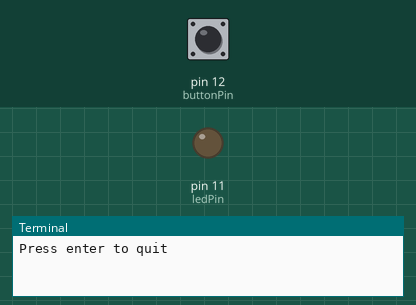
Recording of a program running on a simulated Raspberry Pi (header pin numbers). Parts: output pins drawn as LEDs (lit = HIGH), the last lines printed to the terminal. The inputs (shaded band) are chosen by the test bench; at power-on: pin 12 (buttonPin) LOW.

Above: at 1.2 s.
1.3 s: pin 12 (buttonPin) pulled HIGH for 0.15 s
At 2.6 s:
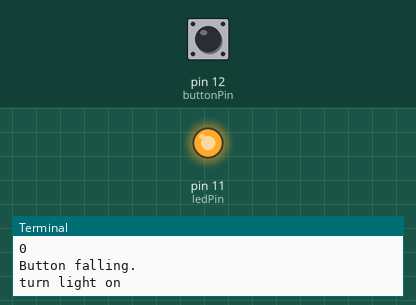
2.9 s: pin 12 (buttonPin) pulled HIGH for 1 s
At 5.1 s:
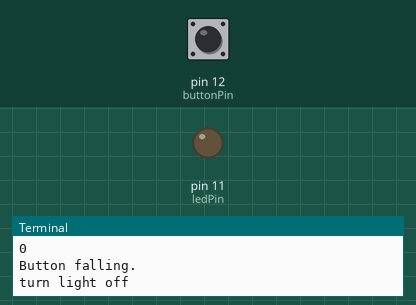
5.4 s: pin 12 (buttonPin) pulled HIGH for 3.2 s
At 10.0 s:
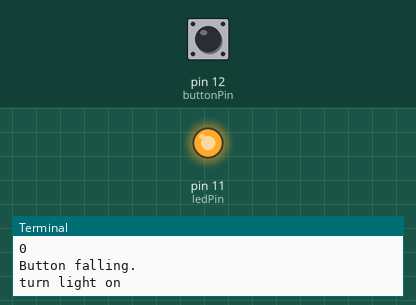
Timing chart, 0 to 11.5 s (numbered marks = the images above; inputs shaded):
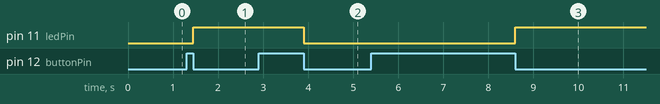

Measured:
- after the input at 1.3 s, pin 11 (ledPin): LOW → HIGH after 0.15 s
- after the input at 2.9 s, pin 11 (ledPin): HIGH → LOW after 1.0 s
- after the input at 5.4 s, pin 11 (ledPin): LOW → HIGH after 3.2 s

The program:

button.py
```python
import RPi.GPIO as GPIO # Import Raspberry Pi GPIO library

ledPin = 11
buttonPin = 12
lightOn = False

def handleButton(channel):
    global lightOn
    print(GPIO.input(buttonPin))
    if not GPIO.input(buttonPin):
        print("Button falling.")
        if lightOn:
            print("turn light off")
            GPIO.output(ledPin,GPIO.LOW)
            lightOn = False
        else:
            print("turn light on")
            GPIO.output(ledPin,GPIO.HIGH)
            lightOn = True


GPIO.setwarnings(False) # Ignore warning for now
GPIO.setmode(GPIO.BOARD) # Use physical pin numbering
GPIO.setup(buttonPin, GPIO.IN, pull_up_down=GPIO.PUD_DOWN) # Set pin 10 to be an input pin and set initial value to be pulled low (off)
GPIO.setup(ledPin, GPIO.OUT)

GPIO.add_event_detect(buttonPin,GPIO.BOTH,callback=handleButton) # Setup event on pin 10 rising edge

message = input("Press enter to quit\n\n") # Run until someone presses enter


GPIO.cleanup() # Clean up
```
